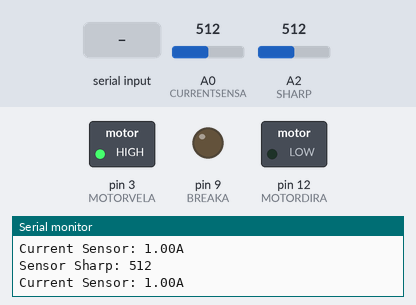
Bench run of a sketch on a simulated Arduino Uno, built with avr-gcc and run on an emulated ATmega328P. Parts: switched loads named in the sketch (green lamp = pin HIGH), output pins drawn as LEDs (lit = HIGH), the last lines printed to the serial monitor. Inputs (shaded band) come from the test bench; at power-on: A2 (SHARP) = 512, A0 (CURRENTSENSA) = 512.

Above: at 1.2 s.
1.3 s: "ade\n" received over Serial
At 2.0 s:
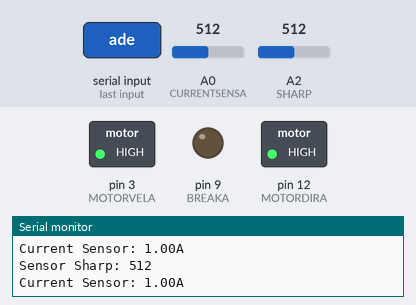
2.8 s: "ana\n" received over Serial
At 3.8 s:
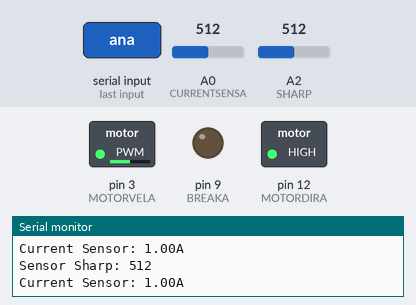
4.3 s: A2 (SHARP) set to 1023
At 5.5 s:
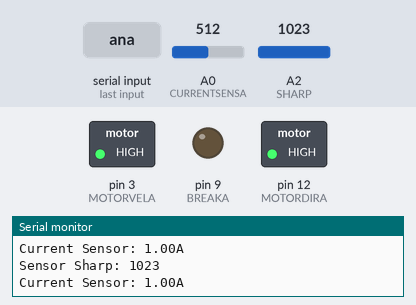
5.8 s: A2 (SHARP) set to 716
At 6.3 s:
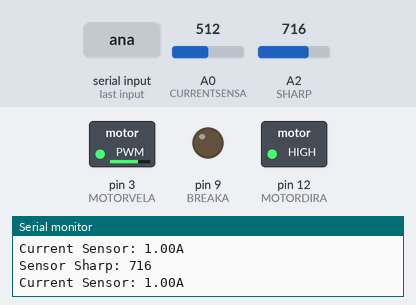
7.3 s: "atr\n" received over Serial
At 8.1 s:
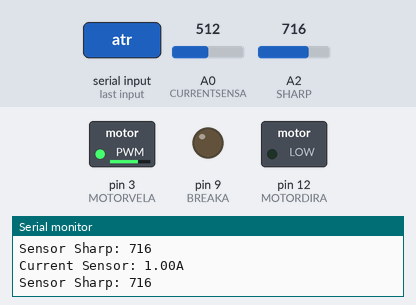
8.8 s: "bre\n" received over Serial
At 9.8 s:
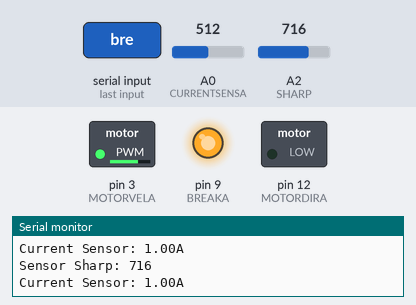
Timing chart, 0 to 11.3 s (numbered marks = the images above; inputs shaded):
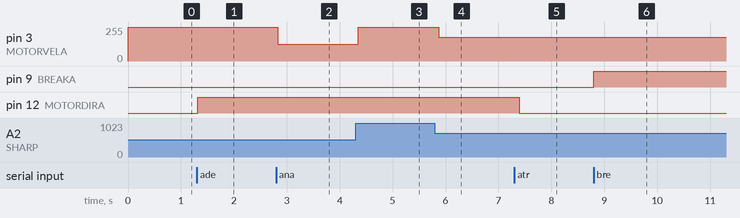

Measured:
- after the input at 1.3 s, pin 12 (MOTORDIRA): LOW → HIGH at once
- after the input at 2.8 s, pin 3 (MOTORVELA): 255/255 → 127/255 at once
- after the input at 4.3 s, pin 3 (MOTORVELA): 127/255 → 255/255 after 0.05 s
- after the input at 5.8 s, pin 3 (MOTORVELA): 255/255 → 178/255 after 0.07 s
- after the input at 7.3 s, pin 12 (MOTORDIRA): HIGH → LOW after 0.09 s
- after the input at 8.8 s, pin 9 (BREAKA): LOW → HIGH at once

The sketch:

sensorActuador.ino
```cpp
const int CURRENTSENSA = A0;
const int MOTORDIRA = 12;
const int MOTORVELA = 3;
const int BREAKA    = 9;
const int SHARP     = A2;

String inputString = "";         // a string to hold incoming data
boolean stringComplete = false;  // whether the string is complete
boolean analogControl = false;

void setup()
{
  /*Sets the voltage reference of ADC to the external 3.3V reference
   *to improve the Sharp sensor resolution*/
  analogReference(EXTERNAL);

  /*Sets motor contol pins and initializes UART*/
  pinMode(MOTORDIRA, OUTPUT);
  pinMode(MOTORVELA, OUTPUT);
  pinMode(BREAKA, OUTPUT);
  Serial.begin(9600);

  /*Sets the motor at the maximun velocity*/
  analogWrite(MOTORVELA, 255);
}

void loop()
{
  /*Uncomment only one*/

  /*See FuncionesEjemplo.ino for more details*/
  //EjemploSensor();
  //EjemploActuador();
  EjemploSensorActuador();

}

void serialEvent()
{
  while (Serial.available()) {
    // get the new byte:
    char inChar = (char)Serial.read();

   // if the incoming character is a newline, set a flag
    // so the main loop can do something about it:
    if (inChar == '\n')
      stringComplete = true;
   else
    // add it to the inputString:
    inputString += inChar;
  }
}
```

FuncionesEjemplo.ino
```cpp
void EjemploSensor()
{
  /*@brief: Reads data from sensors and prints them*/

  /*Prints data from sharp sensor*/
  Serial.print("Sensor Sharp: ");
  Serial.println(analogRead(SHARP));

  /*Changes the motor direction to force a current peak to sense it better*/
  digitalWrite(MOTORDIRA, digitalRead(MOTORDIRA)^1);

  /*Converts the input data to mV and multiplies by the constant of
   *proporcionality to transform it into Amperes.*/
  int miliVolt = map(analogRead(CURRENTSENSA), 0, 1023, 0, 3300);
  float current = (float)miliVolt/(1.65*1000);
  /*Prints the result*/
  Serial.print("Current Sensor: ");
  Serial.print(current);
  Serial.println("A");
  delay(600);
}

void EjemploActuador()
{
  /*@brief: Reads a command from PC through UART and does an action*/

  /*Checks if there is a complete string from UART*/
  if (stringComplete) {

    /*Checks de received command*/
    if(inputString.equals("ade"))
    {
      /*Moves the motor forward*/
      digitalWrite(MOTORDIRA, HIGH);
    }
    else if (inputString.equals("atr"))
    {
      /*Moves the motor backward*/
      digitalWrite(MOTORDIRA, LOW);
    }
    else if(inputString.equals("bre"))
    {
      /*Breaks or releases the break*/
      digitalWrite(BREAKA, digitalRead(BREAKA)^1);
    }
    else if(inputString.equals("sto"))
    {
      /*Breaks or releases the break*/
      analogWrite(MOTORVELA, 0);
    }
    else if (inputString.equals("sta"))
    {
      /*Sets the motor velocity*/
      analogWrite(MOTORVELA, 255);
    }

    // clear the string:
    inputString = "";
    stringComplete = false;
  }

}

void EjemploSensorActuador()
{

  /*brief: joins the codes above and adds a new funcionality:
   * Now you can control the velocity with the sharp sensor*/

   if (stringComplete) {
    //Serial.println(inputString);
    // clear the string:
    if(inputString.equals("ade"))
    {
      digitalWrite(MOTORDIRA, HIGH);
      analogControl = false;
    }
    else if (inputString.equals("atr"))
    {
      digitalWrite(MOTORDIRA, LOW);
      analogControl = false;
    }
    else if(inputString.equals("bre"))
    {
      digitalWrite(BREAKA, digitalRead(BREAKA)^1);
      analogControl = false;
    }
    else if(inputString.equals("sto"))
    {
      analogWrite(MOTORVELA, 0);
      analogControl = false;
    }
    else if (inputString.equals("sta"))
    {
      analogWrite(MOTORVELA, 255);
      analogControl = false;
    }
    else if (inputString.equals("ana"))
    {
      analogControl = true;
    }

    inputString = "";
    stringComplete = false;
  }
  if(analogControl)
  {
    analogWrite(MOTORVELA, map(analogRead(SHARP),0, 1023, 0, 255));
  }

  Serial.print("Sensor Sharp: ");
  Serial.println(analogRead(SHARP));
  int miliVolt = map(analogRead(CURRENTSENSA), 0, 1023, 0, 3300);
  float current = (float)miliVolt/(1.65*1000);

  Serial.print("Current Sensor: ");
  Serial.print(current);
  Serial.println("A");
  delay(100);

}
```
